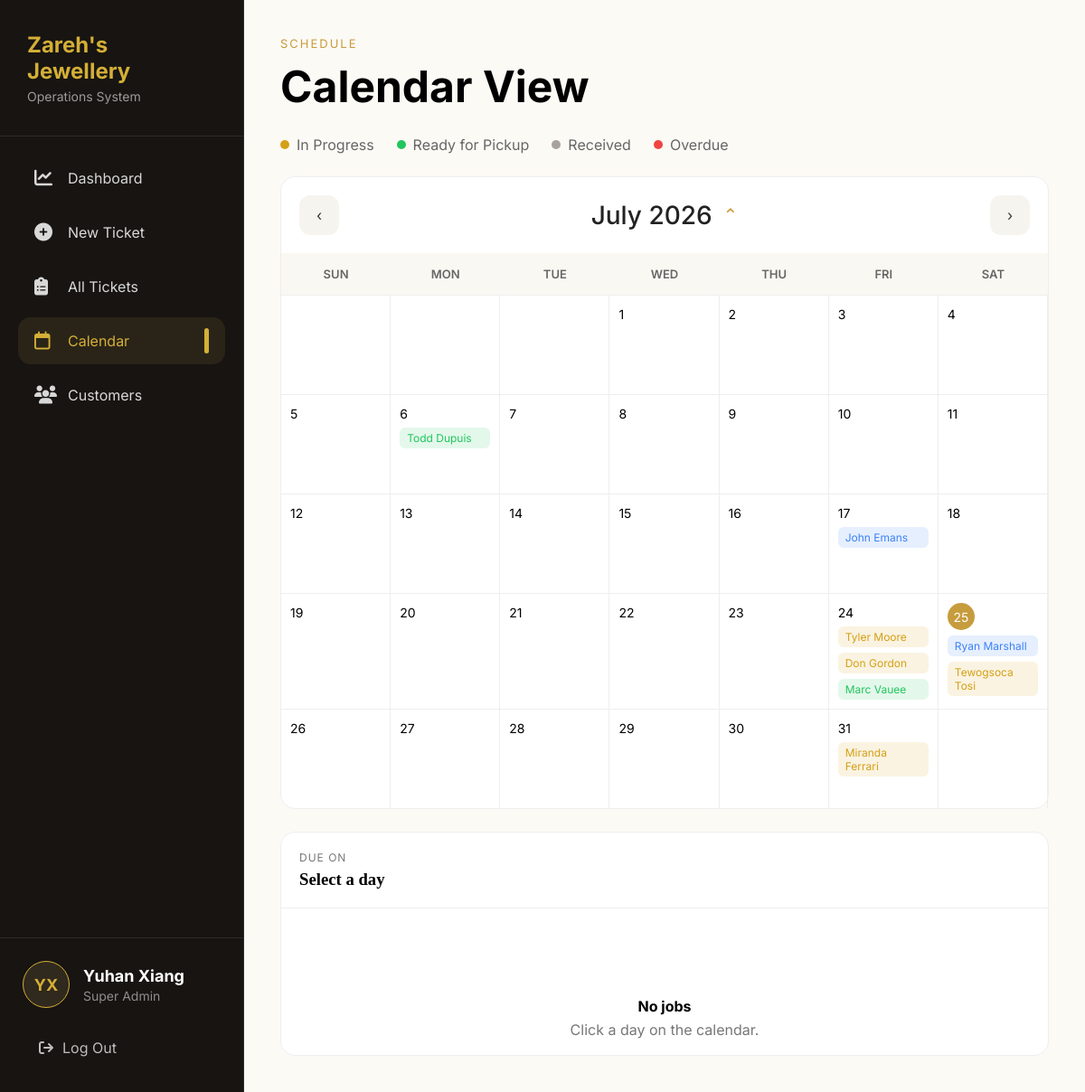
Before: /calendar/ (signed in) with the older database file.
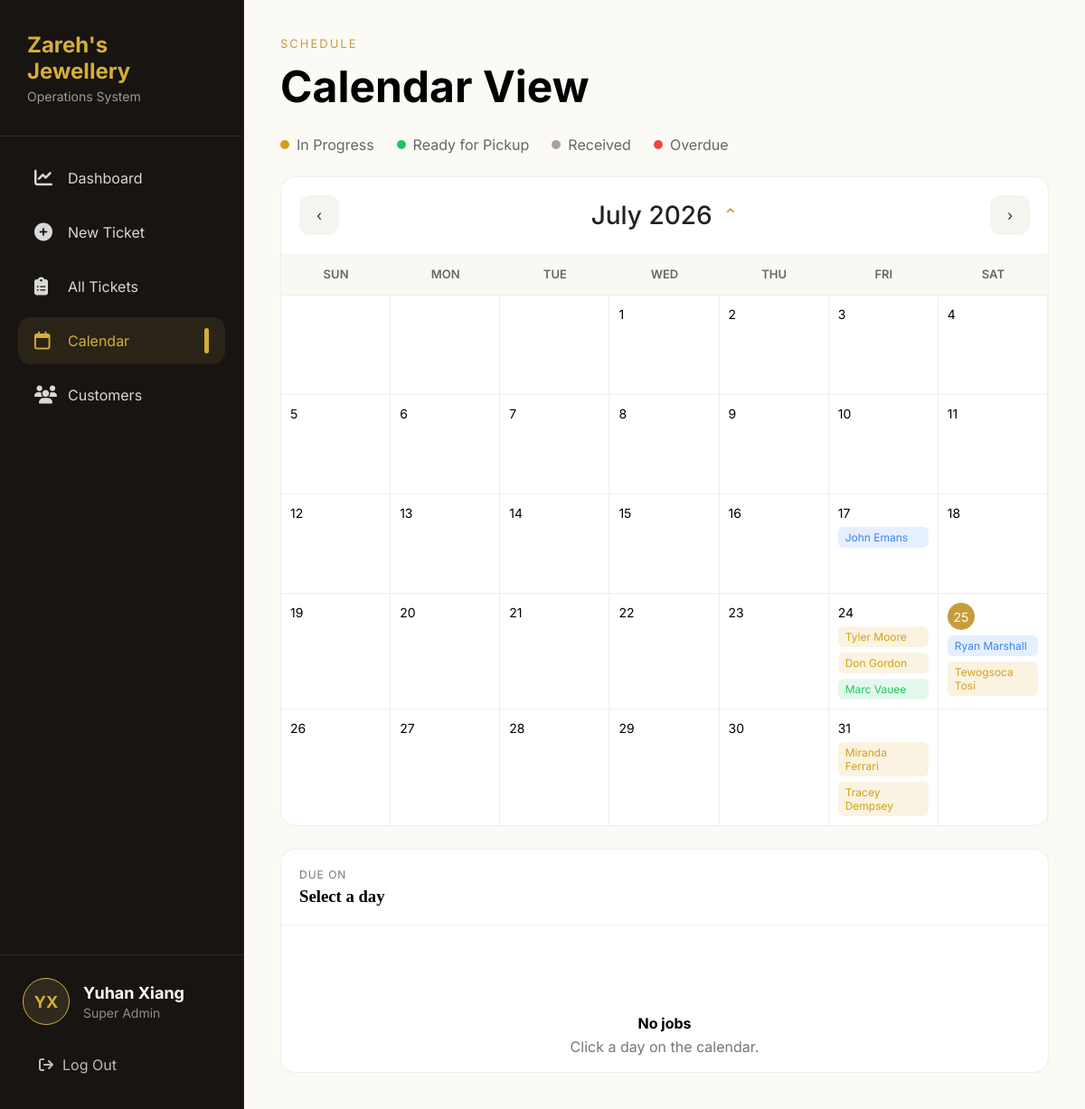
After: the same page with the newer database file.
### core/models.py (models this page shows, shortened)
class Ticket(models.Model):
    ticket_number = models.CharField(
        max_length=20,
        unique=True
    )
    customer = models.ForeignKey(
        Customer,
        on_delete=models.CASCADE,
        related_name="tickets"
    )
    job_type = models.ForeignKey(
        JobType,
        on_delete=models.PROTECT
    )
    status = models.ForeignKey(
        Status,
        on_delete=models.PROTECT
    )
    description = models.TextField()
    created_date = models.DateTimeField(auto_now_add=True)
    due_date = models.DateField()
    price = models.DecimalField(
        max_digits=10,
        decimal_places=2,
        blank=True,
        null=True
    )
    completed_date = models.DateField(
        blank=True,
        null=True
    )

class Customer(models.Model):
    name = models.CharField(max_length=100)
    phone = models.CharField(max_length=20, unique=True)
    email = models.EmailField(blank=True, null=True)
    note = models.TextField(blank=True)
    created_date = models.DateTimeField(auto_now_add=True)
    class Meta:
        ordering = ["name"]

### core/views.py (the view)
# urls.py: path('calendar/', views.calendar, name='calendar'),
@login_required
def calendar(request):
    today = timezone.now().date()
    month = int(request.GET.get("month", today.month))
    year = int(request.GET.get("year", today.year))
    pycalendar.setfirstweekday(pycalendar.SUNDAY)
    cal = pycalendar.monthcalendar(year, month)
    tickets = Ticket.objects.select_related(
        "customer", "status", "job_type",
    ).filter(
        due_date__year=year,
        due_date__month=month,
    )
    tickets_by_day = {}
    tickets_json = {}
    for ticket in tickets:
        day = ticket.due_date.day
        tickets_by_day.setdefault(day, []).append(ticket)
        tickets_json.setdefault(day, []).append({
            "id": ticket.id,
            "ticket_number": ticket.ticket_number,
            "customer": ticket.customer.name,
            "job_type": ticket.job_type.type,
            "status": ticket.status.status,
            "color": ticket.status.color,
        })
    if month == 1:
        prev_month, prev_year = 12, year - 1
    else:
        prev_month, prev_year = month - 1, year
    if month == 12:
        next_month, next_year = 1, year + 1
    else:
        next_month, next_year = month + 1, year
    months = [
        "January", "February", "March", "April",
        "May", "June", "July", "August",
        "September", "October", "November", "December"
    ]
    context = {
        "calendar_weeks": cal,
        "tickets_by_day": tickets_by_day,
        "tickets_json": json.dumps(tickets_json),
        "month": month,
        "year": year,
        "month_name": months[month - 1],
        "months": months,
        "years": range(today.year - 5, today.year + 6),
        "prev_month": prev_month,
        "prev_year": prev_year,
        "next_month": next_month,
        "next_year": next_year,
        "today": today.day,
        "today_month": today.month,
        "today_year": today.year,
        "is_current_month": (month == today.month and year == today.year),
    }
    return render(request, "core/calendar.html", context)

### core/templatetags/custom_tags.py (called while the page is built)
@register.filter
def get_item(dictionary, key):
    return dictionary.get(key)

### core/templates/core/calendar.html (shortened to what this page needs)
{% extends 'core/base.html' %}
{% load custom_tags %}
{% block content %}
<div class="calendar-page">
<div class="page-header">
    <p class="page-tag">SCHEDULE</p>
    <h1>Calendar View</h1>
</div>
<div class="legend">
    <div class="legend-item"><span class="dot progress"></span> In Progress</div>
    <div class="legend-item"><span class="dot pickup"></span> Ready for Pickup</div>
    <div class="legend-item"><span class="dot received"></span> Received</div>
    <div class="legend-item"><span class="dot overdue"></span> Overdue</div>
</div>
<div class="calendar-layout">
    <div class="calendar-card">
        <div class="calendar-header">
            <a class="month-btn" href="?month={{ prev_month }}&year={{ prev_year }}">&#8249;</a>
            <div class="month-picker">
                <button id="monthTitle" class="month-title" type="button">
                    {{ month_name }} {{ year }}
                    <span id="arrow">⌃</span>
                </button>
            </div>
            <a class="month-btn" href="?month={{ next_month }}&year={{ next_year }}">&#8250;</a>
        </div>
        <div class="weekdays">
            <div>SUN</div><div>MON</div><div>TUE</div><div>WED</div>
            <div>THU</div><div>FRI</div><div>SAT</div>
        </div>
        <div class="calendar-grid">
            {% for week in calendar_weeks %}
                {% for day in week %}
                    {% if day == 0 %}
                        <div class="day" data-day="{{ day }}"></div>
                    {% else %}
                        <div class="day" data-day="{{ day }}">
                            {% if is_current_month and day == today %}
                            <span class="today-circle">{{ day }}</span>
                            {% else %}
                            <span class="day-number">{{ day }}</span>
                            {% endif %}
                            {% if day in tickets_by_day %}
                                {% for ticket in tickets_by_day|get_item:day %}
                                        <div class="event" style="background:{{ ticket.status.color }}20; color:{{ ticket.status.color }};">
                                            {{ ticket.customer.name }}
                                        </div>
                                {% endfor %}
                            {% endif %}
                        </div>
                    {% endif %}
                {% endfor %}
            {% endfor %}
        </div>
    </div>
    <div class="due-panel">
    <div class="due-header">
        <p>DUE ON</p>
        <h3 id="selectedDate">
            Select a day
        </h3>
    </div>
    <div
        id="jobList"
        class="job-list"
    >
        <div class="empty-state">
            <h4>No jobs</h4>
            <p>
                Click a day on the calendar.
            </p>
        </div>
    </div>
</div>
</div>
</div>
{% endblock %}

Changed rows visible on the page:
removed Ticket: customer.name "Todd Dupuis", shown under "6"
now on this page (row edited): Ticket: customer.name "Tracey Dempsey", shown under "31"
